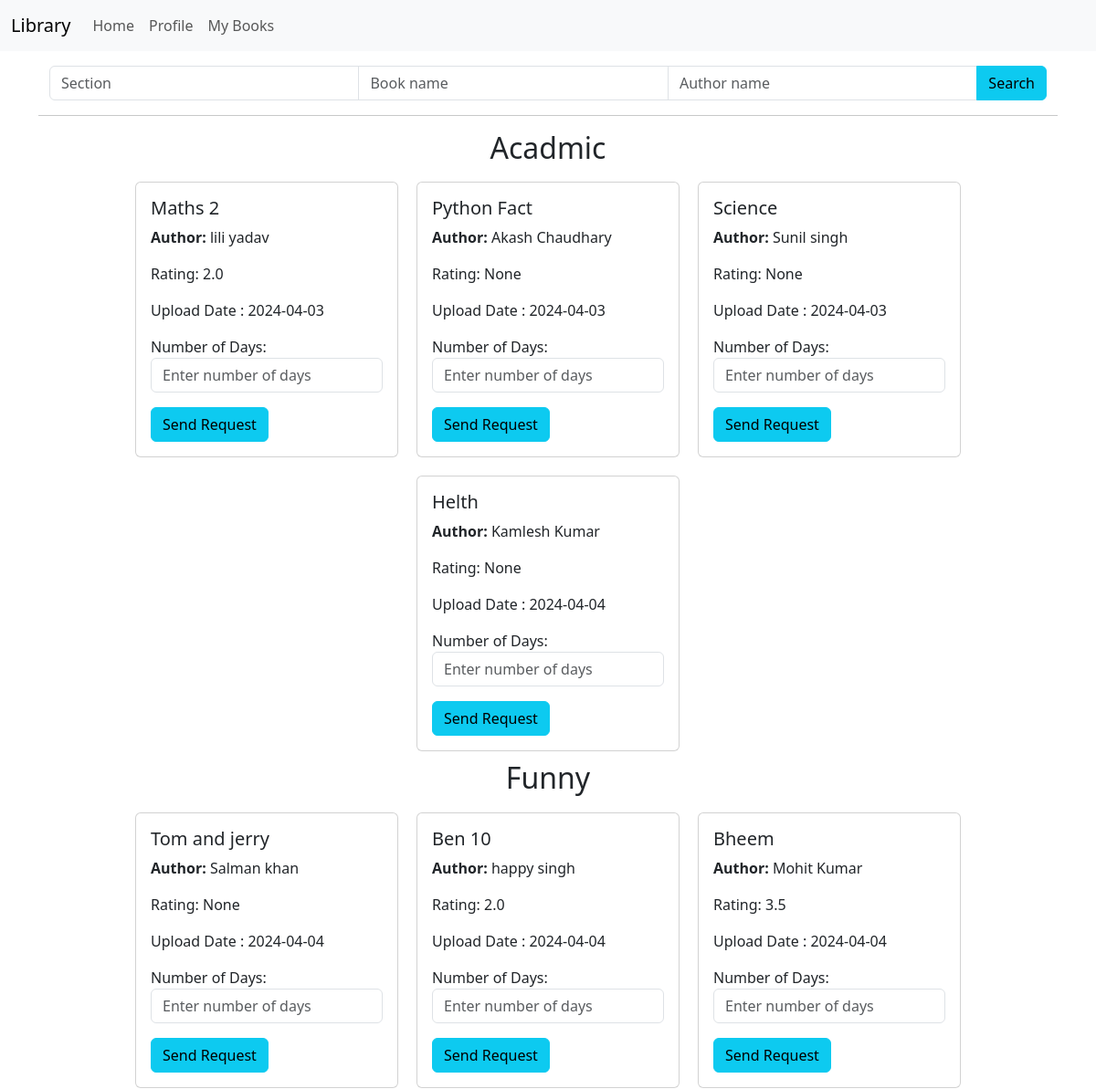
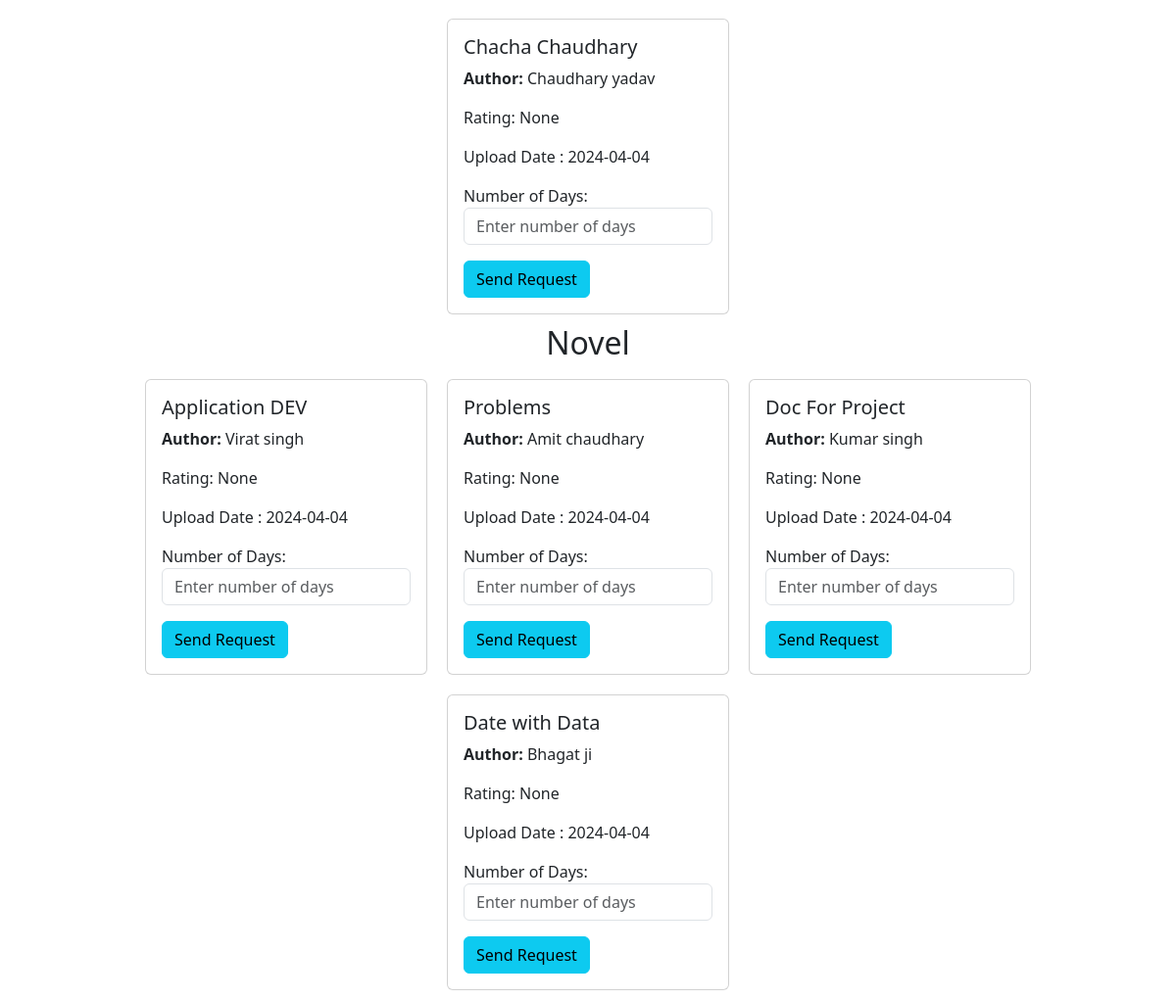
Page / (signed in) on the committed database (2 pictures, top to bottom).
### models.py (models this page shows)
class Section(db.Model):
    id = db.Column(db.Integer, primary_key=True)#
    name = db.Column(db.String(32), unique=True)#
    date_created = db.Column(db.Date,default=datetime.utcnow)#
    description = db.Column(db.Text)#
    books = db.relationship('Book', backref='section', lazy=True,cascade='all, delete-orphan')

class Book(db.Model):
    id = db.Column(db.Integer, primary_key=True)#
    name = db.Column(db.String(64), nullable=False)#
    content = db.Column(db.Text)#
    authors = db.Column(db.String(255))#
    book_upload_date = db.Column(db.Date,default=datetime.utcnow)#
    book_rating = db.Column(db.Float)
    section_id = db.Column(db.Integer, db.ForeignKey('section.id'), nullable=False)#
    bookrequest = db.relationship('BookRequest', backref='book', lazy=True, cascade='all, delete-orphan')#

### routes.py (the view)
@app.route('/')
@auth_required
def index():
    user = User.query.get(session['user_id'])
    if user.is_librarian:
        return redirect(url_for('librarian'))
    sections = Section.query.all()
    for section in sections:
        for book in section.books:
            ratings= Feedback.query.filter_by(book_id=book.id).all()
            if ratings:
                valid_ratings = [rating.rating for rating in ratings if rating.rating is not None]
                avg_rating = sum(valid_ratings)/len(valid_ratings)
                book.book_rating = avg_rating
    sname = request.args.get('sname') or ''
    bname = request.args.get('bname') or ''
    aname = request.args.get('aname')
    if sname:
        sections = Section.query.filter(Section.name.ilike(f'%{sname}%')).all()
    db.session.commit()
    return render_template('index.html',user = user, sections=sections, bname=bname, aname=aname, sname= sname)

### routes.py (called while the page is built)
def auth_required(func):
    @wraps(func)
    def inner(*args, **kwargs):
        if 'user_id' in session:
            return func(*args, **kwargs)
        else:
            flash('Please login to continue')
            return redirect(url_for('login'))
    return inner

### templates/index.html (shortened to what this page needs)
{% extends 'layout.html' %}
{% block content %}
    {% include 'searchbar.html' with context %}
    <hr>
    <div class="sections-list">
        {% for section in sections %}
            <h2>{{ section.name }} </h2>
            <div class="books">
                {% for book in section.books %}
                    {% if (not bname or bname.lower() in book.name.lower()) and (not aname or aname.lower() in book.authors.lower()) %}
                    <div class="card" style="width: 18rem;">
                        <div class="card-body">
                            <h5 class="card-title">{{ book.name }}</h5>
                            <p>  <b>Author:</b>   {{ book.authors }}</p>
                            <p class="card-text"> Rating:   {{ book.book_rating }}</p>
                            <p class="card-text"> Upload Date : {{book.book_upload_date}}</p>
                            <form action="{{url_for('book_request_post', book_id = book.id) }}" method="post">
                                <div class="mb-3">
                                    <label for="requested_day">Number of Days:</label>
                                    <input type="number" name="requested_day" class="form-control" placeholder="Enter number of days" required>
                                </div>
                                <button type="submit" class="btn btn-info">Send Request</button>
                            </form>
                        </div>
                    </div>
                    {%endif%}
                {% endfor %}
            </div>
        {% endfor %}
    </div>
{% endblock %}

### templates/layout.html (shortened to what this page needs)
<!DOCTYPE html>
<html lang="en">
<head>
<link href="https://cdn.jsdelivr.net/npm/bootstrap@5.3.2/dist/css/bootstrap.min.css" rel="stylesheet">
</head>
<body>
    {% include 'navbar.html'   %}
    <div class="container">
                {% block content %}
                {% endblock %}
    </div>
</body>
</html>

### templates/navbar.html (shortened to what this page needs)
<nav class="navbar navbar-expand-lg bg-body-tertiary">
    <div class="container-fluid">
      <a class="navbar-brand" href="/">Library</a>
      <div class="collapse navbar-collapse" id="navbarNav">
        <ul class="navbar-nav">
          {% if 'user_id' in session %}
          <li class="nav-item">
            <a class="nav-link"  href="{{ url_for('index') }}">Home</a>
          </li>
          <li class="nav-item">
            <a class="nav-link"  href="{{ url_for('profile') }}">Profile</a>
          </li>
                {%if user.is_librarian%}
                {%else%}
                <li class="nav-item">
                  <a class="nav-link" href="{{ url_for('mybook') }}">My Books</a>
                </li>
                {%endif%}
          {% endif %}
        </ul>
      </div>
    </div>
  </nav>

### templates/searchbar.html (shortened to what this page needs)
<div class="container-fluid mt-3">
    <div class="row">
        <div class="col-md-12">
            <form action="" method="GET">
                <div class="input-group">
                    <input type="text"
                    name="sname"
                    id="sname"
                    class="form-control"
                    placeholder="Section">
                    <input type="text"
                    name="bname"
                    id="bname"
                    class="form-control"
                    placeholder="Book name">
                    <input type="text"
                    name="aname"
                    id="aname"
                    class="form-control"
                    placeholder="Author name">
                    <button class="btn btn-info" type="submit">
                        Search
                </div>
            </form>
        </div>
    </div>
</div>

### templates/index.html (style rules this page uses)
.sections-list { display: flex; flex-direction: column; align-items: center; }
.books { display: flex; flex-wrap: wrap; justify-content: center; }
.card { margin: 10px; }

### rows in the picture
Section: name "Acadmic"
Book: name "Maths 2", authors "lili yadav", book_rating "2.0", book_upload_date "2024-04-03"
Book: name "Python Fact", authors "Akash Chaudhary", book_rating "None", book_upload_date "2024-04-03"
Book: name "Science", authors "Sunil singh", book_rating "None", book_upload_date "2024-04-03"
Book: name "Helth", authors "Kamlesh Kumar", book_rating "None", book_upload_date "2024-04-04"
Section: name "Funny"
Book: name "Tom and jerry", authors "Salman khan", book_rating "None", book_upload_date "2024-04-04"
Book: name "Ben 10", authors "happy singh", book_rating "2.0", book_upload_date "2024-04-04"
Book: name "Bheem", authors "Mohit Kumar", book_rating "3.5", book_upload_date "2024-04-04"
Book: name "Chacha Chaudhary", authors "Chaudhary yadav", book_rating "None", book_upload_date "2024-04-04"
Section: name "Novel"
Book: name "Application DEV", authors "Virat singh", book_rating "None", book_upload_date "2024-04-04"
Book: name "Problems", authors "Amit chaudhary", book_rating "None", book_upload_date "2024-04-04"
Book: name "Doc For Project", authors "Kumar singh", book_rating "None", book_upload_date "2024-04-04"
Book: name "Date with Data", authors "Bhagat ji", book_rating "None", book_upload_date "2024-04-04"
